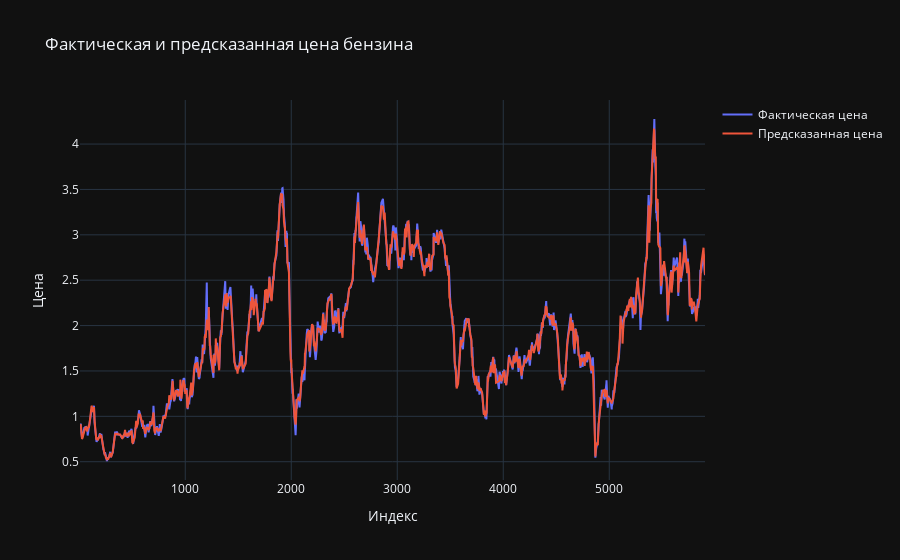

The notebook cell this image was saved under:
### Code cell
# actual_prices = y_test.sort_index().values
# predicted_prices = reg.predict(X_test_sorted)

# Создаем график с помощью Plotly
fig = go.Figure()

# Добавляем фактические цены
fig.add_trace(go.Scatter(x=X_test_sorted.index, y=actual_prices['Actual_Prices'], mode='lines', name='Фактическая цена'))

# Добавляем предсказанные цены
fig.add_trace(go.Scatter(x=X_test_sorted.index, y=predicted_prices['Predicted_Prices'], mode='lines', name='Предсказанная цена'))

# Настройка макета графика
fig.update_layout(
    title='Фактическая и предсказанная цена бензина',
    xaxis_title='Индекс',
    yaxis_title='Цена',
    showlegend=True
)

# Отображаем график
fig.show()

### Figure 1 — Plotly figure (JSON) as saved in the notebook; plotly's stock layout.template omitted (floating-point values rounded to 4 significant figures; data arrays with more than 128 entries replaced by an {"elided": "..."} marker saying what was removed)
{"data": [{"mode": "lines", "name": "Фактическая цена", "x": {"elided": "1181 int values"}, "y": {"elided": "1181 float values"}, "type": "scatter"}, {"mode": "lines", "name": "Предсказанная цена", "x": {"elided": "1181 int values"}, "y": {"elided": "1181 float values"}, "type": "scatter"}], "layout": {"title": {"text": "Фактическая и предсказанная цена бензина"}, "xaxis": {"title": {"text": "Индекс"}}, "yaxis": {"title": {"text": "Цена"}}, "showlegend": true}}
